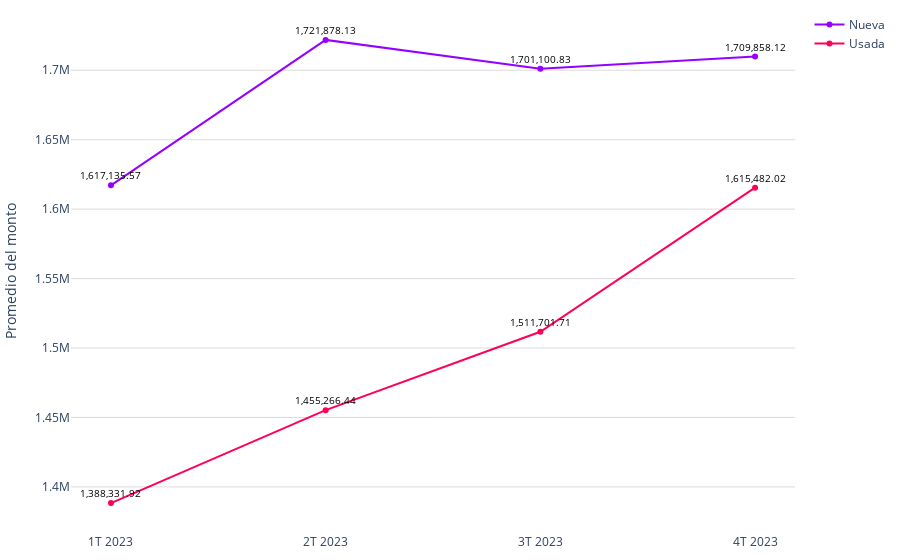

The cell this chart's notebook holds for it:
### Code cell
# Datos
trimestres = promedio_monto_por_modalidad_mes['trimestre']
modalidades = promedio_monto_por_modalidad_mes['modalidad']
promedios = promedio_monto_por_modalidad_mes['promedio']

# Limpiar las cadenas de promedio y convertirlas a números
promedios_limpios = [float(promedio.replace(',', '')) for promedio in promedios]

colors = ['#9500ff', '#ff0059']
fig = go.Figure()

# Agregar líneas para cada modalidad
for i, modalidad in enumerate(modalidades.unique()):
    df_modalidad = promedio_monto_por_modalidad_mes[promedio_monto_por_modalidad_mes['modalidad'] == modalidad]
    fig.add_trace(go.Scatter(
        x=df_modalidad['trimestre'],
        y=df_modalidad['promedio'].apply(lambda x: float(x.replace(',', ''))),  # Usar los promedios limpios
        mode='markers+lines',
        name=modalidad,
        line=dict(color=colors[i % len(colors)])  # Asignar colores a las líneas
    ))

fig.update_layout(
    #title='Promedio de valor de créditos para viviendas nuevas y usadas (2023)',
    #xaxis=dict(title='Trimestre'),
    yaxis=dict(title='Promedio del monto', gridcolor='#dddcda'),
    margin=dict(l=10, r=10, t=10, b=10),  # Ajusta los márgenes (left, right, top, bottom)
    plot_bgcolor='rgba(0,0,0,0)',  # Color de fondo del gráfico
)

# Agregar etiquetas de texto a los puntos
for trace in fig.data:
    df_modalidad = promedio_monto_por_modalidad_mes[promedio_monto_por_modalidad_mes['modalidad'] == trace.name]
    for i, point in enumerate(trace.y):
        fig.add_annotation(
            x=trace.x[i],
            y=point,
            text=f'{df_modalidad.iloc[i]["promedio"]}',
            showarrow=False,
            font=dict(color='black', size=10),
            yshift=10
        )

# Exportar gráfica como archivo HTML
def guardar_grafico_como_html(fig, nombre_archivo, carpeta='assets\graficas'):
    # Crear la carpeta si no existe
    if not os.path.exists(carpeta):
        os.makedirs(carpeta)
    
    # Gráfica como archivo HTML en la carpeta especificada
    pio.write_html(fig, f'{carpeta}/{nombre_archivo}.html')

guardar_grafico_como_html(fig, 'g_scatt_creditos_nuevausada_2023', carpeta='assets\graficas')
fig.show()

### Figure 1 — Plotly figure (JSON) as saved in the notebook; plotly's stock layout.template omitted (floating-point values rounded to 4 significant figures)
{"data": [{"line": {"color": "#9500ff"}, "mode": "markers+lines", "name": "Nueva", "type": "scatter", "x": ["1T 2023", "2T 2023", "3T 2023", "4T 2023"], "y": [1617000.0, 1722000.0, 1701000.0, 1710000.0]}, {"line": {"color": "#ff0059"}, "mode": "markers+lines", "name": "Usada", "type": "scatter", "x": ["1T 2023", "2T 2023", "3T 2023", "4T 2023"], "y": [1388000.0, 1455000.0, 1512000.0, 1615000.0]}], "layout": {"annotations": [{"font": {"color": "black", "size": 10}, "showarrow": false, "text": "1,617,135.57", "x": "1T 2023", "y": 1617000.0, "yshift": 10}, {"font": {"color": "black", "size": 10}, "showarrow": false, "text": "1,721,878.13", "x": "2T 2023", "y": 1722000.0, "yshift": 10}, {"font": {"color": "black", "size": 10}, "showarrow": false, "text": "1,701,100.83", "x": "3T 2023", "y": 1701000.0, "yshift": 10}, {"font": {"color": "black", "size": 10}, "showarrow": false, "text": "1,709,858.12", "x": "4T 2023", "y": 1710000.0, "yshift": 10}, {"font": {"color": "black", "size": 10}, "showarrow": false, "text": "1,388,331.92", "x": "1T 2023", "y": 1388000.0, "yshift": 10}, {"font": {"color": "black", "size": 10}, "showarrow": false, "text": "1,455,266.44", "x": "2T 2023", "y": 1455000.0, "yshift": 10}, {"font": {"color": "black", "size": 10}, "showarrow": false, "text": "1,511,701.71", "x": "3T 2023", "y": 1512000.0, "yshift": 10}, {"font": {"color": "black", "size": 10}, "showarrow": false, "text": "1,615,482.02", "x": "4T 2023", "y": 1615000.0, "yshift": 10}], "margin": {"b": 10, "l": 10, "r": 10, "t": 10}, "plot_bgcolor": "rgba(0,0,0,0)", "yaxis": {"gridcolor": "#dddcda", "title": {"text": "Promedio del monto"}}}}
